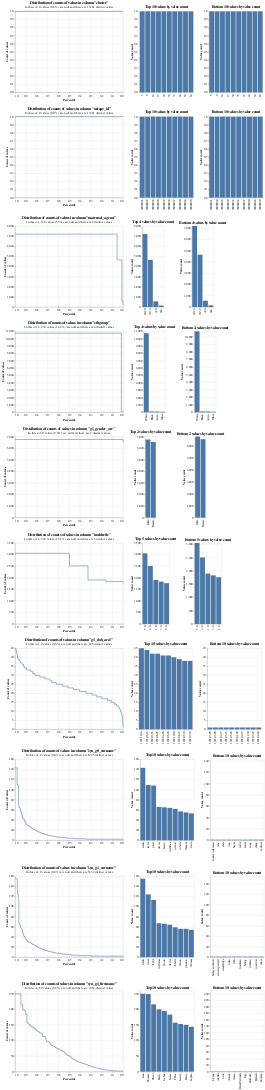

The notebook cell saved with this chart:
### Code cell
linker = DuckDBLinker(gold_df)
linker.profile_columns()
